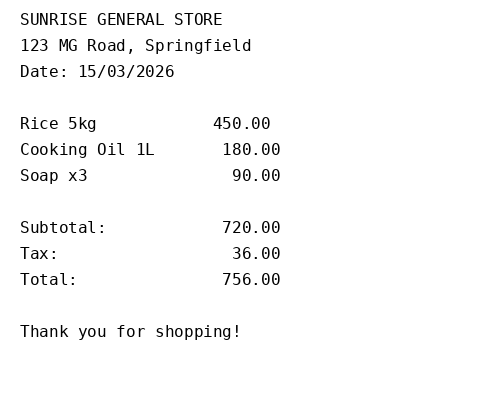
#> input picture sample_data/receipt.png, 500 x 420 px
$ python -i preprocess.py   (imports and definitions only)
#> lines starting #> are read from the running program, lines starting #| are printed output that depends on the picture; after the words box and inside, x2 and y2 are one past the last pixel; in counts of white or black regions, pixels touching at a corner belong together
"""
OpenCV preprocessing for photographed (as opposed to flat-scanned) documents:
grayscale -> denoise -> adaptive threshold -> deskew.

Tesseract's accuracy on a phone photo (skewed, uneven lighting) is materially worse
than on a flat scan; this module exists specifically to close some of that gap.
Call `preprocess(path) -> path_to_cleaned_image` before OCR for camera-captured input.
Flat, already-clean scans/PDFs can skip this and go straight to `ocr.extract_text`.
"""

from __future__ import annotations

from pathlib import Path

import cv2
import numpy as np


def _deskew(gray: np.ndarray) -> np.ndarray:
    coords = np.column_stack(np.where(gray < 255))
    if coords.size == 0:
        return gray
    angle = cv2.minAreaRect(coords)[-1]
    if angle < -45:
        angle = -(90 + angle)
    else:
        angle = -angle
    if abs(angle) < 0.5:  # not worth rotating for a near-zero skew
        return gray
    h, w = gray.shape
    center = (w // 2, h // 2)
    matrix = cv2.getRotationMatrix2D(center, angle, 1.0)
    return cv2.warpAffine(gray, matrix, (w, h), flags=cv2.INTER_CUBIC, borderMode=cv2.BORDER_REPLICATE)


def preprocess(input_path: str | Path, output_path: str | Path | None = None) -> Path:
#> called with input_path = '../../sample_data/receipt.png'
    input_path = Path(input_path)
    output_path = Path(output_path) if output_path else input_path.with_name(f"{input_path.stem}_clean.png")

    img = cv2.imread(str(input_path))
#> img is the input picture: shape (420, 500, 3); min 0, max 255, mean 249.3
    if img is None:
        raise ValueError(f"Could not read image: {input_path}")

    gray = cv2.cvtColor(img, cv2.COLOR_BGR2GRAY)
    denoised = cv2.fastNlMeansDenoising(gray, h=10)
    thresh = cv2.adaptiveThreshold(denoised, 255, cv2.ADAPTIVE_THRESH_GAUSSIAN_C, cv2.THRESH_BINARY, 31, 11)
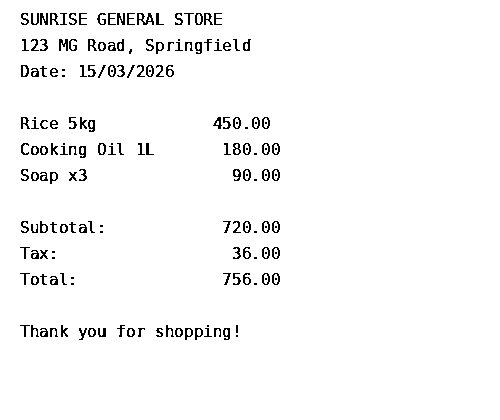
#> thresh: shape (420, 500); 97.1% white; black in thin lines or dots, all inside (x1, y1, x2, y2) = (20, 13, 280, 340)
    deskewed = _deskew(thresh)
#> in _deskew, `coords = np.column_stack(np.where(gray < 255))`: coords = 6180 pairs, first value 13 to 339, second value 20 to 279
#> in _deskew, `angle = cv2.minAreaRect(coords)[-1]`: angle = -90
#> in _deskew, `angle = -(90 + angle)`: angle = 0

    cv2.imwrite(str(output_path), deskewed)
    return output_path

>>> result = preprocess('../../sample_data/receipt.png')
